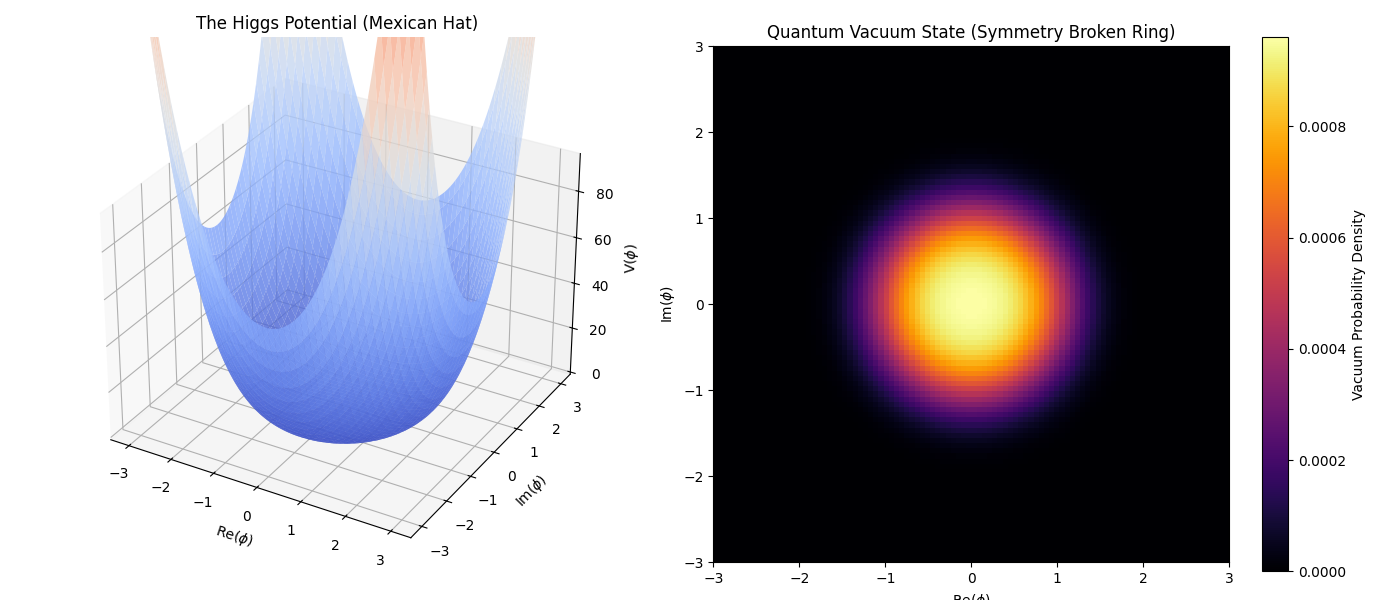

Write Python code to recreate this figure.
import numpy as np
import matplotlib.pyplot as plt
from scipy.sparse.linalg import eigsh
from scipy import sparse

def simulate_higgs_mechanism(N=100, L=3.0, mu_sq=2.0, lam=1.0):
    """
    Simulates the Spontaneous Symmetry Breaking of a complex scalar field (The Higgs Mechanism).
    V(phi) = -mu^2 |phi|^2 + lambda |phi|^4
    """
    # Create a 2D grid representing the complex plane of the field phi = Re(phi) + i Im(phi)
    x = np.linspace(-L, L, N)
    dx = x[1] - x[0]
    X, Y = np.meshgrid(x, x)
    
    # 1. The "Mexican Hat" Potential
    R2 = X**2 + Y**2
    V = -mu_sq * R2 + lam * R2**2
    
    # 2. Find the Quantum Ground State of this field
    # We solve the Schrödinger equation for the field's wavefunction
    diag = np.ones(N)
    D1 = sparse.spdiags([diag, -2*diag, diag], [-1, 0, 1], N, N)
    D2 = sparse.kronsum(D1, D1) / dx**2
    T = -0.5 * D2
    
    H = T + sparse.diags(V.flatten())
    
    print("Solving for the Higgs Vacuum State...")
    evals, evecs = eigsh(H, k=3, which='SA')
    
    psi_ground = evecs[:, 0].reshape((N, N))
    
    return X, Y, V, psi_ground

def plot_higgs(X, Y, V, psi):
    fig = plt.figure(figsize=(14, 6))
    
    # 1. Plot the Mexican Hat Potential
    ax1 = fig.add_subplot(121, projection='3d')
    ax1.plot_surface(X, Y, V, cmap='coolwarm', alpha=0.8, edgecolor='none')
    ax1.set_title('The Higgs Potential (Mexican Hat)')
    ax1.set_xlabel(r'Re($\phi$)')
    ax1.set_ylabel(r'Im($\phi$)')
    ax1.set_zlabel(r'V($\phi$)')
    ax1.set_zlim(np.min(V), np.max(V)/3)
    
    # 2. Plot the Vacuum State (Spontaneous Symmetry Breaking)
    ax2 = fig.add_subplot(122)
    density = np.abs(psi)**2
    im = ax2.imshow(density, extent=[X.min(), X.max(), Y.min(), Y.max()], origin='lower', cmap='inferno')
    
    # The ground state forms a "ring" in the valley. The universe randomly picks ONE 
    # point on this ring to settle into, breaking the circular symmetry and giving particles mass.
    ax2.set_title('Quantum Vacuum State (Symmetry Broken Ring)')
    ax2.set_xlabel(r'Re($\phi$)')
    ax2.set_ylabel(r'Im($\phi$)')
    plt.colorbar(im, ax=ax2, label='Vacuum Probability Density')
    
    plt.tight_layout()
    plt.savefig('simulations/higgs_mechanism.png')
    print("Plot saved to simulations/higgs_mechanism.png")

if __name__ == "__main__":
    X, Y, V, psi = simulate_higgs_mechanism()
    plot_higgs(X, Y, V, psi)
